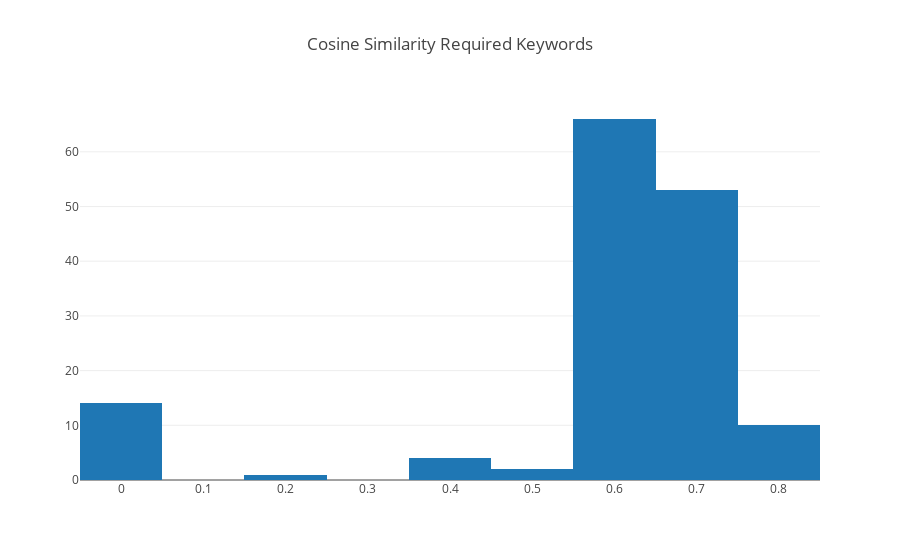

Source (notebook cell):
### Code cell
x = df['Cosine Similarity Must Have Keywords']
data = [go.Histogram(x=x)]

layout = go.Layout(
    title='Cosine Similarity Required Keywords',
)
fig = go.Figure(data=data, layout=layout)

plotly.offline.iplot(fig)

### Figure 1 — Plotly figure (JSON) as saved in the notebook; plotly's stock layout.template omitted (floating-point values rounded to 4 significant figures; data arrays with more than 128 entries replaced by an {"elided": "..."} marker saying what was removed)
{"data": [{"type": "histogram", "uid": "039180e8-fe0e-11e8-a1bc-002324f38032", "x": {"elided": "150 float values"}}], "layout": {"title": "Cosine Similarity Required Keywords"}}
